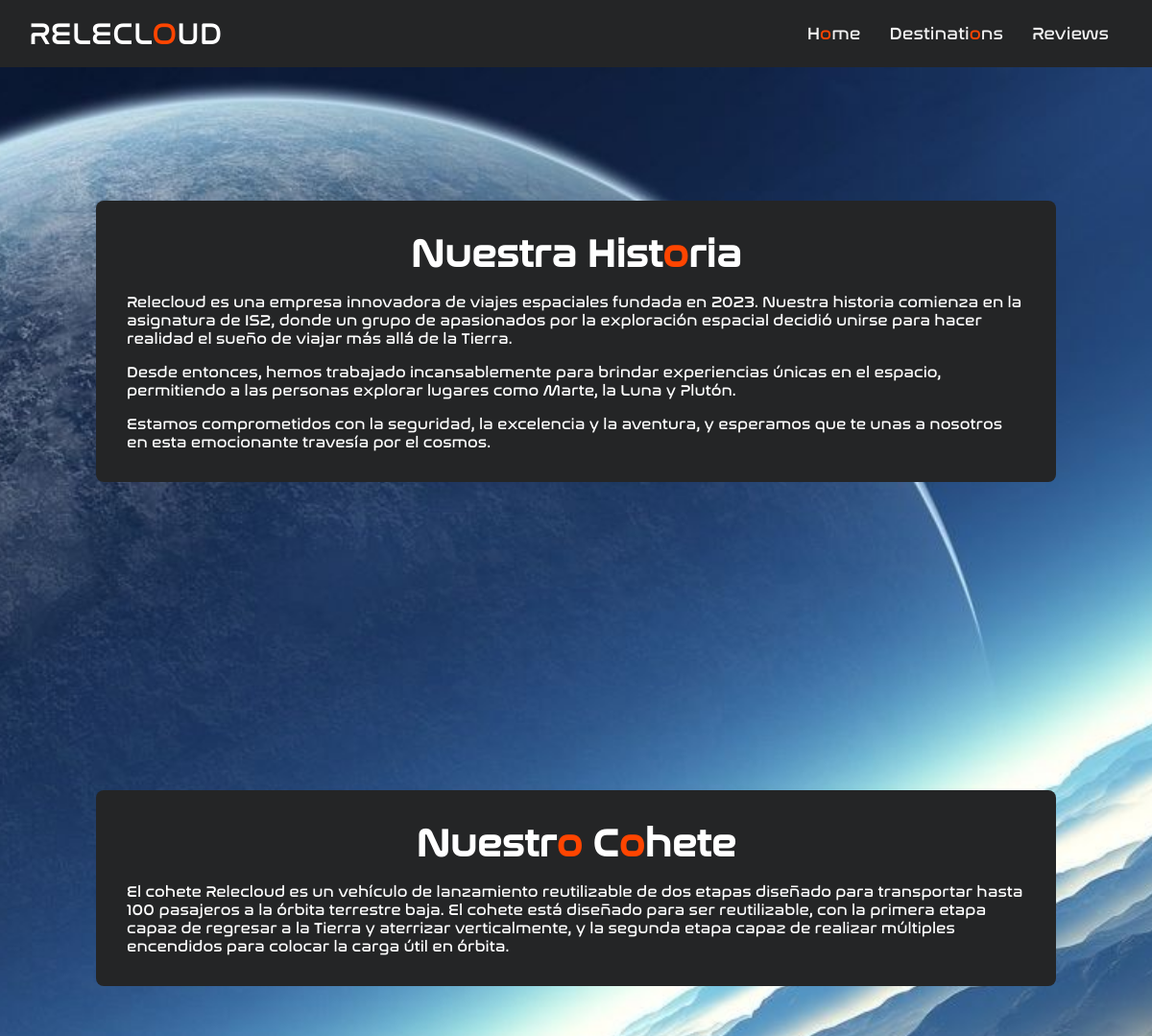
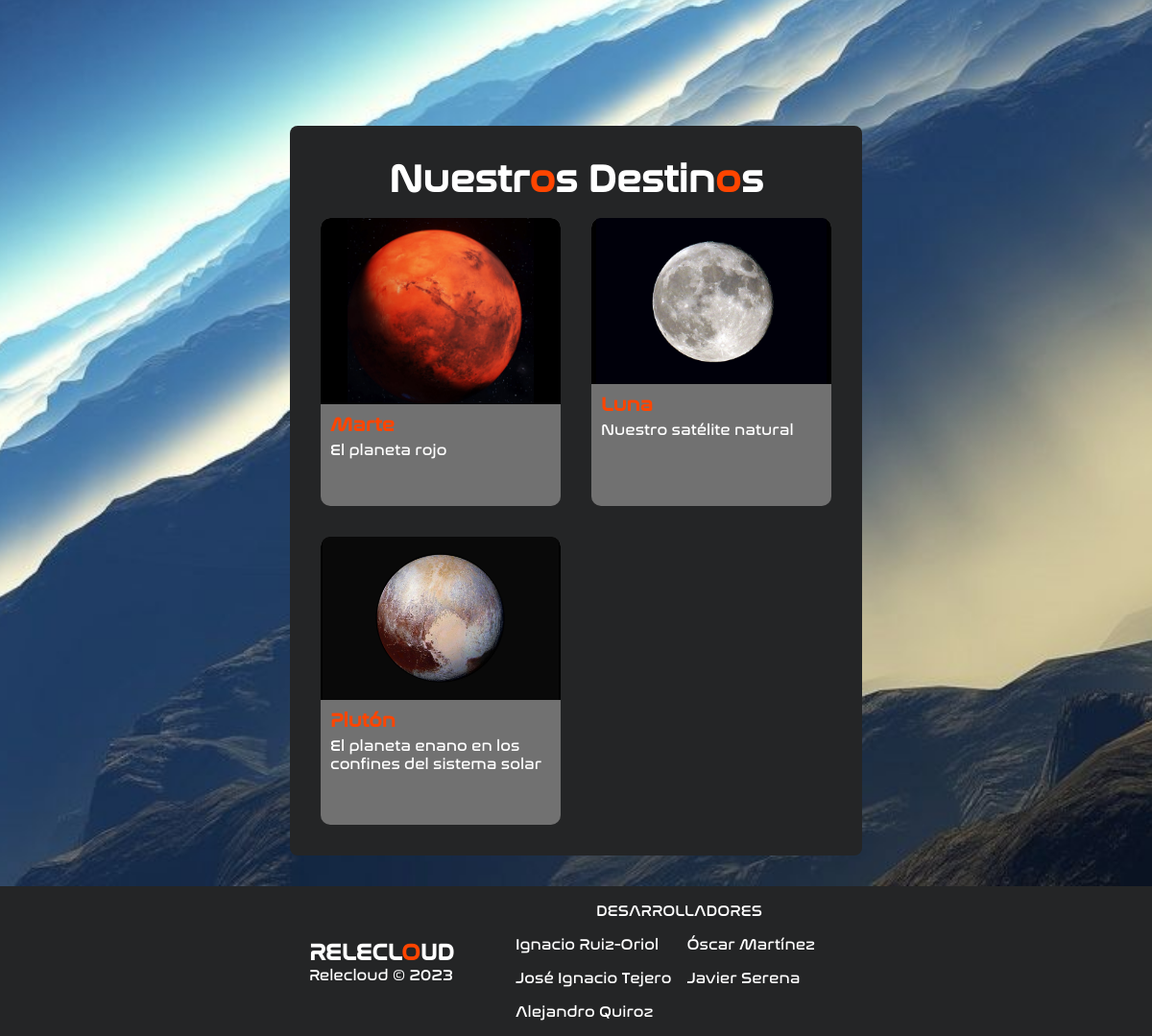
/about, run on the app's committed database (2 pictures, top to bottom).
### relecloud/models.py (models this page shows, shortened)
class Destination(models.Model):
    name = models.CharField(
        unique=True,
        null = False,
        blank = False,
        max_length=50
    )
    description = models.TextField(
        max_length=2000,
        null = False,
        blank = False
    )
    slug = models.SlugField()

### relecloud/views.py (the view)
# urls.py: path('about', views.about, name='about'),
def about(request):
    destinations = models.Destination.objects.all()
    for destination in destinations:
        destination.image = 'images/' + destination.name + '.jpg'
    return render (request, 'about.html', {'destinations':destinations})

### relecloud/templates/about.html (shortened to what this page needs)
{% load static %}
<!DOCTYPE html>
<html>
<head>
    <link href="{% static 'css/about.css' %}" rel="stylesheet" />
    <link href="{% static 'css/navbar.css' %}" rel="stylesheet" />
    <link href="{% static 'css/footer.css' %}" rel="stylesheet" />
    <link href="{% static 'css/common.css' %}" rel="stylesheet" />
</head>
<body>
    {% include 'common/navbar.html' %}
    <main>
        <section class="aboutus">
            <div class="container">
                <h2>Nuestra Hist<span class="orange">o</span>ria</h2>
                <p>Relecloud es una empresa innovadora de viajes espaciales fundada en 2023. Nuestra historia
                    comienza
                    en la asignatura de IS2, donde un grupo de apasionados por la exploración espacial decidió
                    unirse
                    para hacer realidad el sueño de viajar más allá de la Tierra.</p>
                <p>Desde entonces, hemos trabajado incansablemente para brindar experiencias únicas en el espacio,
                    permitiendo a las personas explorar lugares como Marte, la Luna y Plutón.</p>
                <p>Estamos comprometidos con la seguridad, la excelencia y la aventura, y esperamos que te unas a
                    nosotros en esta emocionante travesía por el cosmos.</p>
            </div>
        </section>
        <section class="rocket">
            <div class="container">
                <h2>Nuestr<span class="orange">o</span> C<span class="orange">o</span>hete</h2>
                <p>El cohete Relecloud es un vehículo de lanzamiento reutilizable de dos etapas diseñado para
                    transportar hasta 100 pasajeros a la órbita terrestre baja. El cohete está diseñado para ser
                    reutilizable, con la primera etapa capaz de regresar a la Tierra y aterrizar verticalmente, y la
                    segunda etapa capaz de realizar múltiples encendidos para colocar la carga útil en órbita.</p>
            </div>
        </section>
        <section class="destinations">
            <div class="container">
                <h2>Nuestr<span class="orange">o</span>s Destin<span class="orange">o</span>s</h2>
                <ul class="planet-list">
                    {% for planet in destinations %}
                    <li class="planet-item">
                        <div class="planet-image">
                            <img src="{% static planet.image %}" alt="{{planet.name}}">
                        </div>
                        <div class="planet-info">
                            <h3>{{planet.name}}</h3>
                            <p>{{planet.description}}</p>
                        </div>
                    </li>
                    {% endfor %}
                </ul>
            </div>
        </section>
    </main>
    {% include 'common/footer.html' %}
</body>
</html>

### relecloud/static/css/about.css (style rules this page uses)
main { background: url(../images/destinations.webp) no-repeat center/cover; }
section { min-height: calc(80vh - 70px) !important; }
.planet-item { width: 250px; height: 300px; display: flex; flex-direction: column; justify-content: center; align-items: center; background-color: #717171; border-radius: 10px; gap: 10px; overflow: hidden; }
.planet-image { width: 100%; height: auto; overflow: hidden; }
.planet-image img { width: 100%; height: 100%; object-fit: contain; background: #000; }

### relecloud/static/css/common.css (style rules this page uses)
:root { --orange: #ff4500; --mid-orange: #cf3d07; --dark-orange: #a83308; }
* { margin: 0; padding: 0; box-sizing: border-box; scroll-behavior: smooth; }
body { font-family: 'NASA', sans-serif; }
main { width: 100%; min-height: 100vh; }
section { width: 100%; min-height: calc(100vh - 70px); }
.orange { color: var(--orange); }

### data on the page
Destination: name (picture), description "El planeta rojo"
Destination: name (picture), description "Nuestro satélite natural"
Destination: name (picture), description "El planeta enano en los confines del sistema solar"
